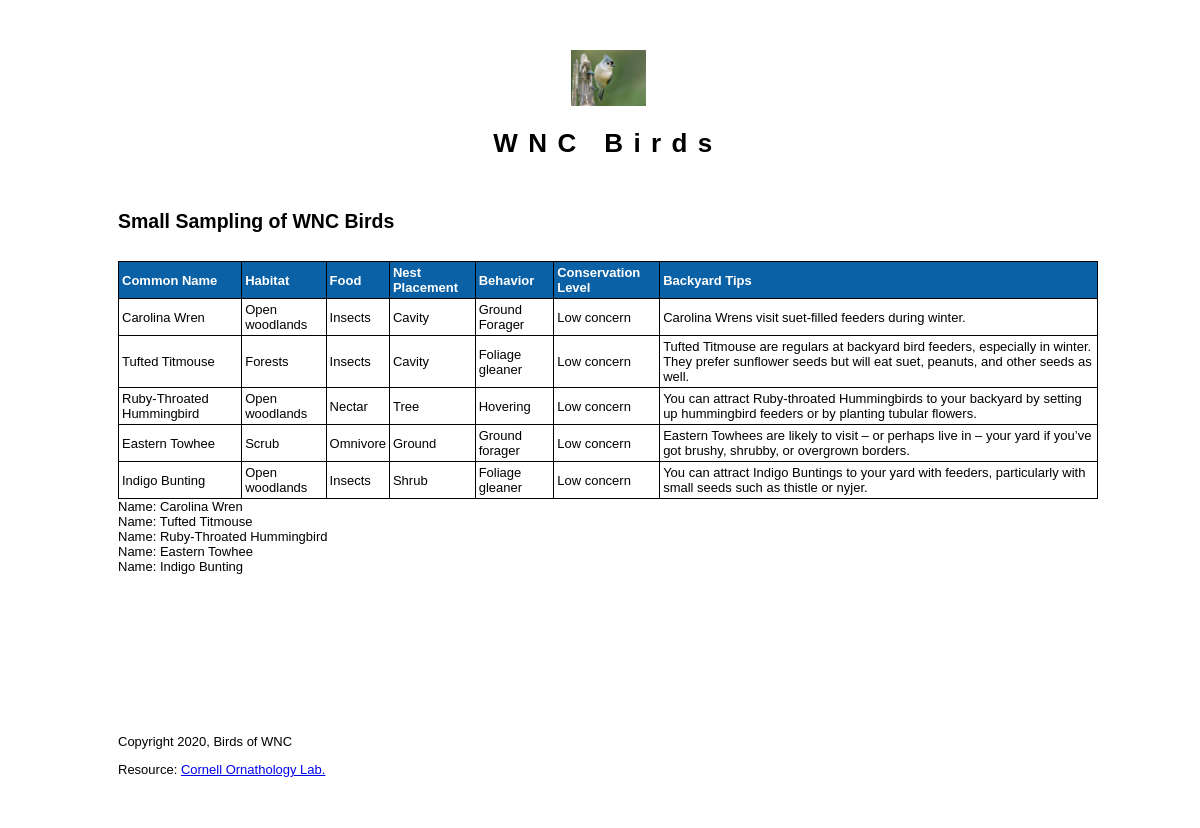
Page /public/bird.php on the committed database.
### tables this page shows
CREATE TABLE `birds` (
  `id` int NOT NULL AUTO_INCREMENT,
  `common_name` varchar(100) NOT NULL,
  `habitat` varchar(100) NOT NULL,
  `food` varchar(100) NOT NULL,
  `conservation_id` tinyint NOT NULL,
  `backyard_tips` text NOT NULL,
  PRIMARY KEY (`id`)
);

### private/functions.php (called while the page is built, shortened)
<?php
function url_for($script_path) {
  return WWW_ROOT . $script_path;
}
?>

### private/classes/parsecsv.class.php (called while the page is built, shortened)
<?php
class ParseCSV {
  public static $delimiter = '|';
  private $filename;
  private $header;
  private $data=[];
  public function file($filename) {
    $this->filename = $filename;
    return true;
  }
  public function parse() {
    $file = fopen($this->filename, 'r');
    while(!feof($file)) {
      $row = fgetcsv($file, 0, self::$delimiter);
      if($row == [NULL] || $row === FALSE) { continue; }
      if(!$this->header) {
     	  $this->header = $row;
      } else {
        $this->data[] = array_combine($this->header, $row);
     	}
    }
    return $this->data;
  }
  private function reset() {
    $this->header = NULL;
    $this->data = [];
  }
}
?>

### private/classes/bird.class.php (called while the page is built, shortened)
<?php
 class Bird {
    protected $conservation_id;
    public function __construct($args=[]) {
        $this->common_name = $args['common_name'] ?? '';
        $this->habitat = $args['habitat'] ?? '';
        $this->food = $args['food'] ?? '';
        $this->nest_palcement = $args['nest_palcement'] ?? '';
        $this->behavior = $args['behavior'] ?? '';
        $this->backyard_tips = $args['backyard_tips'] ?? '';
        $this->conservation_id = $args['conservation_id'] ?? '';
    }
    public function conservation() {
        if( $this->conservation_id > 0 ) {
            return self::CONSERVATION_OPTIONS[$this->conservation_id];
        } else {
            return "Unknown";
        }
    }
}

### public/bird.php (the view, shortened to what this page needs)
<?php require_once('../private/initialize.php'); ?>
<?php include(SHARED_PATH . '/public_header.php'); ?>
<div id="main">
  <div id="page">
    <div class="intro">
      <h2>Small Sampling of WNC Birds</h2>
    </div>
    <table id="inventory">
      <tr>
        <th>Common Name</th>
        <th>Habitat</th>
        <th>Food</th>
        <th>Nest Placement</th>
        <th>Behavior</th>
        <th>Conservation Level</th>
        <th>Backyard Tips</th>
      </tr>
<?php
$parser = new ParseCSV(PRIVATE_PATH . '/wnc-birds.csv');
$bird_array = $parser->parse();
?>
      <?php foreach($bird_array as $args) { ?>
     <?php  $bird = new Bird($args);   ?>
      <tr>
        <td><?php echo $bird->common_name; ?></td>
        <td><?= $bird->habitat; ?></td>
        <td><?= $bird->food; ?></td>
        <td><?= $bird->nest_palcement; ?></td>
        <td><?= $bird->behavior; ?></td>
        <td><?php echo $bird->conservation(); ?></td>
        <td><?= $bird->backyard_tips; ?></td>
      </tr>
<?php } ?>
    </table>
    <?php
      $stmt = $database->query("SELECT * FROM birds");
      while ($row = $stmt->fetch(PDO::FETCH_ASSOC)) {
        echo 'Name: ' . $row['common_name'] . '<br>';
      }
    ?>
  </div>
</div>
<?php include(SHARED_PATH . '/public_footer.php'); ?>

### private/shared/public_header.php (shortened to what this page needs)
<!doctype html>
<html lang="en">
  <head>
    <link rel="stylesheet" media="all" href="<?php echo url_for('/stylesheets/public.css'); ?>" />
  </head>
  <body>
    <header>
      <h1>
        <a href="<?php echo url_for('/index.php'); ?>">
          <img class="bike-icon" src="<?php echo url_for('/images/tufted-titmouse.jpg') ?>" /><br />
          WNC Birds
        </a>
      </h1>
    </header>

### private/shared/public_footer.php
  <?php if(isset($super_hero_image)) { ?>
    <div class="expanding-wrapper">
      <?php $image_url = url_for('/images/' . $super_hero_image); ?>
      <img id="super-hero-image" src="<?php echo $image_url; ?>" />
      <footer>
        <?php include(SHARED_PATH . '/public_copyright_disclaimer.php'); ?>
      </footer>
    </div>
  <?php } else { ?>
    <footer>
      <?php include(SHARED_PATH . '/public_copyright_disclaimer.php'); ?>
    </footer>
  <?php } ?>
  </body>
</html>

### private/shared/public_copyright_disclaimer.php
<p>Copyright <?php echo date('Y'); ?>, Birds of WNC</p>
<p>Resource:  <a href="https://www.birds.cornell.edu/home/">Cornell Ornathology Lab.</a></p>

### public/stylesheets/public.css (style rules this page uses)
html { height: 100%; width: 100%; }
body { width: 100%; height: 100%; border: 0; font: 13px/15px Verdana, Arial, Helvetica, sans-serif; background: #FFFFFF; }
header { width: 980px; margin: 0 auto; padding: 0; text-align: left; color: #FFFFFF; }
header h1 { margin: 50px 0 0 0; text-align: center; }
header h1 a { text-decoration: none; color: #000; letter-spacing: 0.4em; }
header h1 a img.bike-icon { display: inline-block; margin-bottom: 30px; width: 75px; }
#main { width: 980px; height: 500px; margin: 0 auto; padding: 0; }
footer { clear: both; width: 980px; margin: 0 auto; padding: 10px; background-color: #FFFFFF; }
div#page { margin: 60px auto; }
div#page h2 { line-height: 20px; }
table#inventory { margin-top: 30px; width: 980px; border-collapse: collapse; }
table#inventory tr th { background: #0B61A5; color: #FFF; text-align: left; }
table#inventory tr td, table#inventory tr th { border: 1px solid #000; padding: 3px; }

### rows in the picture
birds: common_name "Carolina Wren"
birds: common_name "Tufted Titmouse"
birds: common_name "Ruby-Throated Hummingbird"
birds: common_name "Eastern Towhee"
birds: common_name "Indigo Bunting"

### other values in the picture
$bird->common_name "Carolina Wren"
$bird->habitat "Open woodlands"
$bird->food "Insects"
$bird->nest_palcement "Cavity"
$bird->behavior "Ground Forager"
$bird->conservation() "Low concern"
$bird->backyard_tips "Carolina Wrens visit suet-filled feeders during winter."
$bird->common_name "Tufted Titmouse"
$bird->habitat "Forests"
$bird->behavior "Foliage gleaner"
$bird->backyard_tips "Tufted Titmouse are regulars at backyard bird feeders, especially in winter. They prefer sunflower seeds but will eat suet, peanuts, and other seeds as well."
$bird->common_name "Ruby-Throated Hummingbird"
$bird->food "Nectar"
$bird->nest_palcement "Tree"
$bird->behavior "Hovering"
